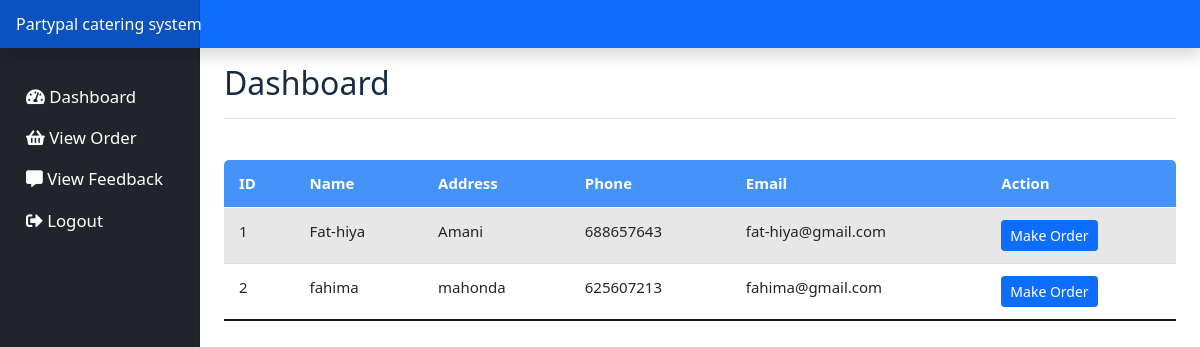
The page /customer/customer_dashboard.php (signed in) on the database as committed earlier.
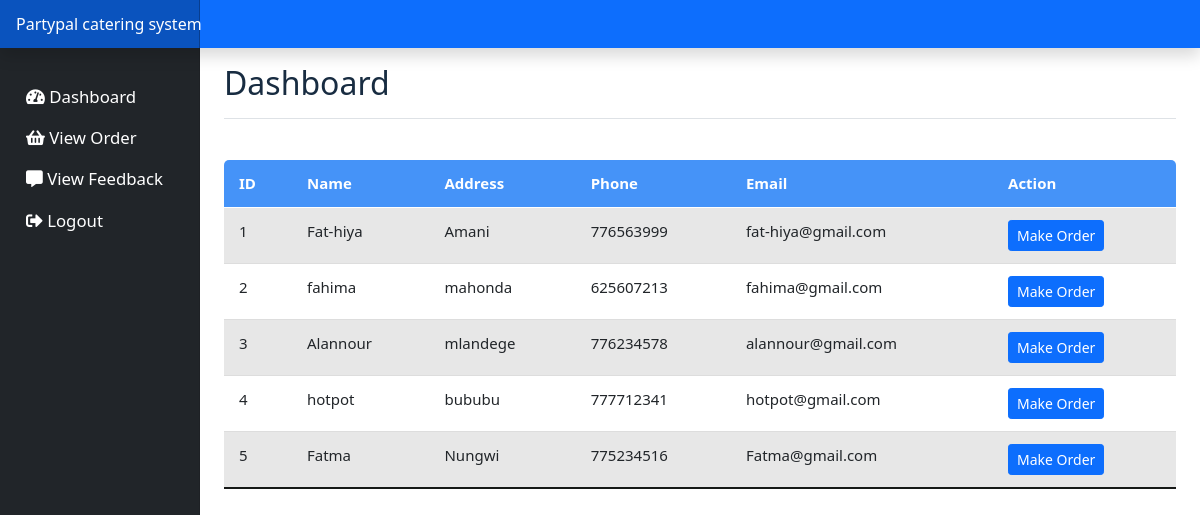
The same page on the database as committed later.
### tables this page shows
CREATE TABLE `caterers` (
  `catererID` int(11) NOT NULL,
  `Name` varchar(50) NOT NULL,
  `address` varchar(11) NOT NULL,
  `password` varchar(200) NOT NULL,
  `phone` int(11) NOT NULL,
  `email` varchar(50) NOT NULL
);

### customer/customer_dashboard.php (the view, shortened to what this page needs)
<?php
include_once("connection.php");
function fetchCaterers($conn) {
    $stmt = $conn->prepare("SELECT * FROM caterers");
    $stmt->execute();
    return $stmt->fetchAll(PDO::FETCH_ASSOC);
}
$caterers = fetchCaterers($conn);
?>
<!doctype html>
<html lang="en">
<head>
    <link href="assets/dist/css/bootstrap.min.css" rel="stylesheet">
    <link href="assets/dashboard.css" rel="stylesheet">
</head>
<body>
    <?php include_once("header.php"); ?>
    <div class="container-fluid">
        <div class="row">
            <?php include_once("sidenav.php"); ?>
            <main class="col-md-9 ms-sm-auto col-lg-10 px-md-4">
                <div class="d-flex justify-content-between flex-wrap flex-md-nowrap align-items-center pt-3 pb-2 mb-3 border-bottom">
                    <h1 class="h2">Dashboard</h1>
                </div>
                <div class="table-responsive">
                    <table class="table table-striped table-sm">
                        <thead>
                            <tr>
                                <th scope="col">ID</th>
                                <th scope="col">Name</th>
                                <th scope="col">Address</th>
                                <th scope="col">Phone</th>
                                <th scope="col">Email</th>
                                <th scope="col">Action</th>
                            </tr>
                        </thead>
                        <tbody>
                            <?php foreach ($caterers as $index => $caterer): ?>
                            <tr>
                                <td><?php echo $index + 1; ?></td>
                                <td><?php echo htmlspecialchars($caterer['Name']); ?></td>
                                <td><?php echo htmlspecialchars($caterer['address']); ?></td>
                                <td><?php echo htmlspecialchars($caterer['phone']); ?></td>
                                <td><?php echo htmlspecialchars($caterer['email']); ?></td>
                                <td><a href="food.php?catererID=<?php echo $caterer['catererID']; ?>" class="btn btn-primary btn-sm">Make Order</a></td>
                            </tr>
                            <?php endforeach; ?>
                        </tbody>
                    </table>
                </div>
            </main>
        </div>
    </div>
</body>
</html>

### customer/header.php (shortened to what this page needs)
<header class="navbar navbar-dark sticky-top bg-primary  flex-md-nowrap p-0 shadow">
  <a class="navbar-brand col-md-3 col-lg-2 me-0 px-3" href="#">Partypal catering system</a>
</header>

### customer/sidenav.php (shortened to what this page needs)
<!DOCTYPE html>
<html lang="en">
<head>
  <link rel="stylesheet" href="https://cdnjs.cloudflare.com/ajax/libs/font-awesome/5.15.4/css/all.min.css"/>
</head>
<body>
</body>
</html>
<div class="container-fluid">
  <div class="row">
    <nav id="sidebarMenu" class="col-md-3 col-lg-2 d-md-block bg-dark sidebar collapse">
      <div class="position-sticky pt-3">
        <ul class="nav flex-column">
          <li class="nav-item">
            <a class="nav-link" href="customer_dashboard.php">
              <i class="fas fa-tachometer-alt"></i> Dashboard
            </a>
          </li>
          <li class="nav-item">
            <a class="nav-link" href="customer_order.php">
              <i class="fas fa-shopping-basket"></i> View Order
            </a>
          </li>
          <li class="nav-item">
            <a class="nav-link" href="give_feedback.php">
              <i class="fas fa-comment-alt"></i> View Feedback
            </a>
          </li>
          <li class="nav-item">
            <a class="nav-link" href="../logout.php">
              <i class="fas fa-sign-out-alt"></i> Logout
            </a>
          </li>
        </ul>
      </div>
    </nav>
  </div>
</div>

### customer/assets/dashboard.css (style rules this page uses)
body { font-size: .875rem; }
.sidebar { position: fixed; top: 0; bottom: 0; left: 0; z-index: 100; padding: 48px 0 0; box-shadow: inset -1px 0 0 rgba(0, 0, 0, .1); }
.nav-item { position: relative; top: 12px; margin-left: 10px; font-size: larger; }
.sidebar .nav-link { font-weight: 500; color: WHITE; }
.navbar-brand { padding-top: .75rem; padding-bottom: .75rem; font-size: 1rem; background-color: rgba(0, 0, 0, .25); box-shadow: inset -1px 0 0 rgba(0, 0, 0, .25); }
.table { border-collapse: collapse; margin: 25px 0; font-size: 15px; min-width: 100%; overflow: hidden; border-radius: 5px 5px 0 0; }
table thead tr { color: #fff; background: #4593f8; text-align: left; font-weight: bold; }
.table th, .table td { padding: 12px 15px; }
.table tbody tr { border-bottom: 1px solid #ddd; }
.table tbody tr:nth-of-type(odd) { background: #f3f3f3; }
.table tbody tr:last-of-type { border-bottom: 2px solid #161917; }

Rows that differ between the two databases and show on the page:
changed caterers "Fat-hiya": phone "688657643" → "776563999"
added caterers: Name "Alannour", address "mlandege", phone "776234578", email "alannour@gmail.com"
added caterers: Name "hotpot", address "bububu", phone "777712341", email "hotpot@gmail.com"
added caterers: Name "Fatma", address "Nungwi", phone "775234516", email "Fatma@gmail.com"
